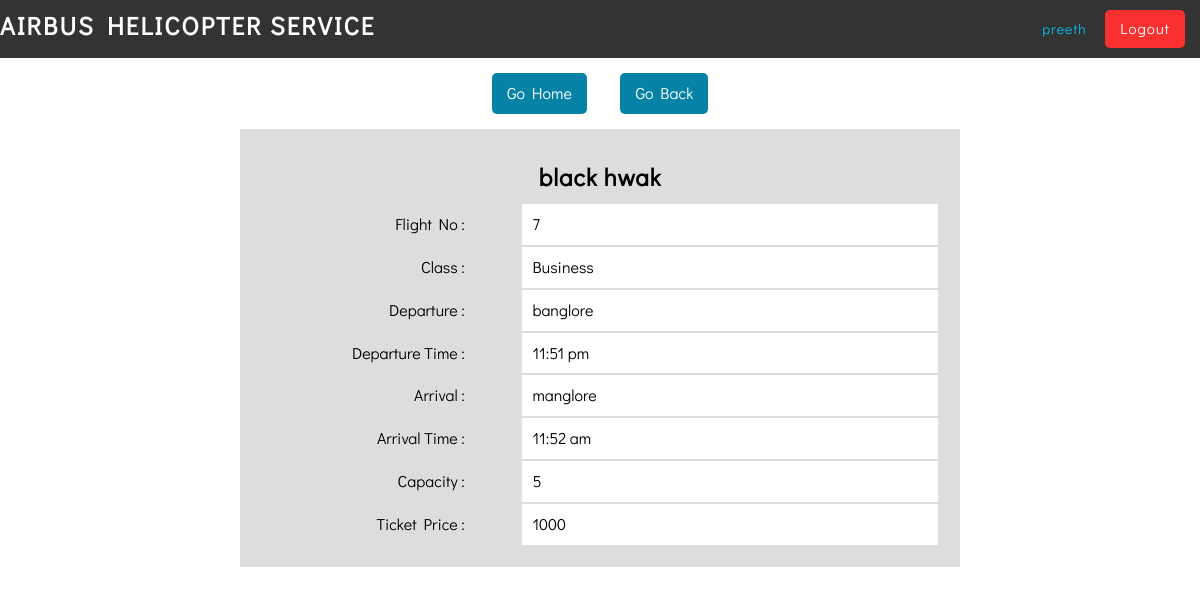
Page /admin/viewFlightAdmin.php?id=1 (signed in) on the committed database.
### tables this page shows
CREATE TABLE `flights_details` (
  `id` int(10) NOT NULL,
  `no` int(100) NOT NULL,
  `name` varchar(100) NOT NULL,
  `departure` text NOT NULL,
  `d_time` text NOT NULL,
  `arrival` text NOT NULL,
  `a_time` text NOT NULL
);

CREATE TABLE `flight_class` (
  `no` int(10) NOT NULL,
  `class` varchar(100) NOT NULL,
  `price` int(100) NOT NULL
);

CREATE TABLE `flight_seats` (
  `no` int(10) NOT NULL,
  `seats` int(10) NOT NULL,
  `available` int(10) NOT NULL
);

### admin/viewFlightAdmin.php (the view, shortened to what this page needs)
<?php
$con = mysqli_connect('localhost', 'root', '', 'project');
if (!isset($_SESSION['admin_name'])) {
	header("location:admin-login.php");
} else {
	$a_name = $_SESSION['admin_name'];
	$id = $_GET['id'];
?>
	<!DOCTYPE html>
	<html>
	<head>
		<link rel="stylesheet" type="text/css" href="css/ars.css" />
	</head>
	<body>
		<div class="header-area-full">
			<div class="container">
				<div class="header-area">
					<a class="brand-title" href="http://localhost/hal/admin/admin-home.php">AIRBUS HELICOPTER SERVICE</a>
					<div class="header-menu" id="myNavbar">
						<span class="uname_header"><?php echo $a_name; ?></span>
						<a class="user-option btn-danger" href="admin-logout.php">Logout</a>
					</div>
				</div>
			</div>
		</div>
		<div class="view-area-full">
			<div class="container">
				<div class="view-area">
					<center>
						<span class='go-back-span viewTicket-go'>
							<a class='go-back' href='admin-home.php'>Go Home</a>
						</span>
						<span class='go-back-span viewTicket-go'>
							<a class='go-back' href='viewAllFlights.php'>Go Back</a>
						</span>
					</center>
					<?php
					$search_query = "SELECT * FROM flights_details WHERE id='$id'";
					$res = mysqli_query($con, $search_query);
					if ($res) {
						if (mysqli_num_rows($res) > 0) {
							$rows = mysqli_fetch_array($res);
							$fno = $rows['no'];
							$f_query = "SELECT * FROM flight_class WHERE no='$fno'";
							$fres = mysqli_query($con, $f_query);
							$frows = mysqli_fetch_array($fres);
							$s_query = "SELECT * FROM flight_seats WHERE no='$fno'";
							$sres = mysqli_query($con, $s_query);
							$srows = mysqli_fetch_array($sres);
							echo "<table class='ticket-view-table'>";
							echo "<tr>
										<td colspan='2' class='c-name-title'>
													<h2 class='viewTicket'>" . $rows['name'] . "</h2>
										</td>
									</tr>";
							echo "<tr>
										<td>Flight No :</td>
										<td>" . $rows['no'] . "</td>
									</tr>";
							echo "<tr>
										<td>Class :</td>
										<td>" . $frows['class'] . "</td>
									</tr>";
							echo "<tr>
										<td>Departure :</td>
										<td>" . $rows['departure'] . "</td>
									</tr>";
							echo "<tr>
										<td>Departure Time :</td>
										<td>" . $rows['d_time'] . "</td>
									</tr>";
							echo "<tr>
										<td>Arrival :</td>
										<td>" . $rows['arrival'] . "</td>
									</tr>";
							echo "<tr>
										<td>Arrival Time :</td>
										<td>" . $rows['a_time'] . "</td>
									</tr>";
							echo "<tr>
										<td>Capacity :</td>
										<td>" . $srows['seats'] . "</td>
									</tr>";
							echo "<tr>
										<td>Ticket Price :</td>
										<td>" . $frows['price'] . "</td>
									</tr>";
							echo "</table>";
						} else {
							$search_empty = "<div class='error-msg'>No Reserved Flight Tickets</div>";
						}
					} else {
						$searc_query_error = "<div class='error-msg' >query not executed : error</div>";
					}
					?>
				</div>
			</div>
		</div>
	</body>
	</html>
<?php
}
?>

### admin/css/ars.css (style rules this page uses)
* { margin: 0; padding: 0; }
body { font-size: 100%; line-height: 1.3; font-family: "DidactGothic", sans-serif; }
.container { max-width: 1200px; width: 100%; margin: 0 auto; }
.header-area-full { background-color: #333; padding: 10px 0px; }
a.brand-title { float: left; text-decoration: none; letter-spacing: 2px; font-size: 25px; font-weight: bold; color: #fff; }
.header-menu { float: right; }
a.user-option { text-decoration: none; color: #fff; letter-spacing: 1px; font-size: 15px; margin: 6px 15px; display: inline-block; }
span.uname_header { margin: 10px 0px; display: inline-block; color: #05bff7; letter-spacing: 1px; font-size: 14px; }
.btn-danger { color: #fff !important; padding: 9px 15px; background-color: #f93030; margin: 0px 15px !important; text-decoration: none; border-radius: 5px; }
.go-back { text-decoration: none; padding: 10px 15px; display: inline-block; background-color: #0782a7; color: #fff; border-radius: 5px; }
.view-area span { margin: 15px; display: inline-block; }
span.go-back-span { float: left; }
table.ticket-view-table { width: 60%; margin: 0 auto; background-color: #ddd; padding: 20px; }
table.ticket-view-table tbody tr td:nth-child(1) { float: left; text-align: right; padding: 10px 10px 10px 0px; width: 30%; }
table.ticket-view-table tbody tr td:nth-child(2) { float: right; text-align: left; padding: 10px 0px 10px 10px; background-color: #fff; width: 60%; }
.viewTicket { text-align: center; letter-spacing: 1px; }
td.c-name-title { width: 100% !important; }
.viewTicket-go { float: none !important; }

### rows in the picture
flights_details: name "black hwak", no "7", departure "banglore", d_time "11:51 pm", arrival "manglore", a_time "11:52 am"
flight_class: class "Business", price "1000"
flight_seats: seats "5"

### other values in the picture
$a_name "preeth"
